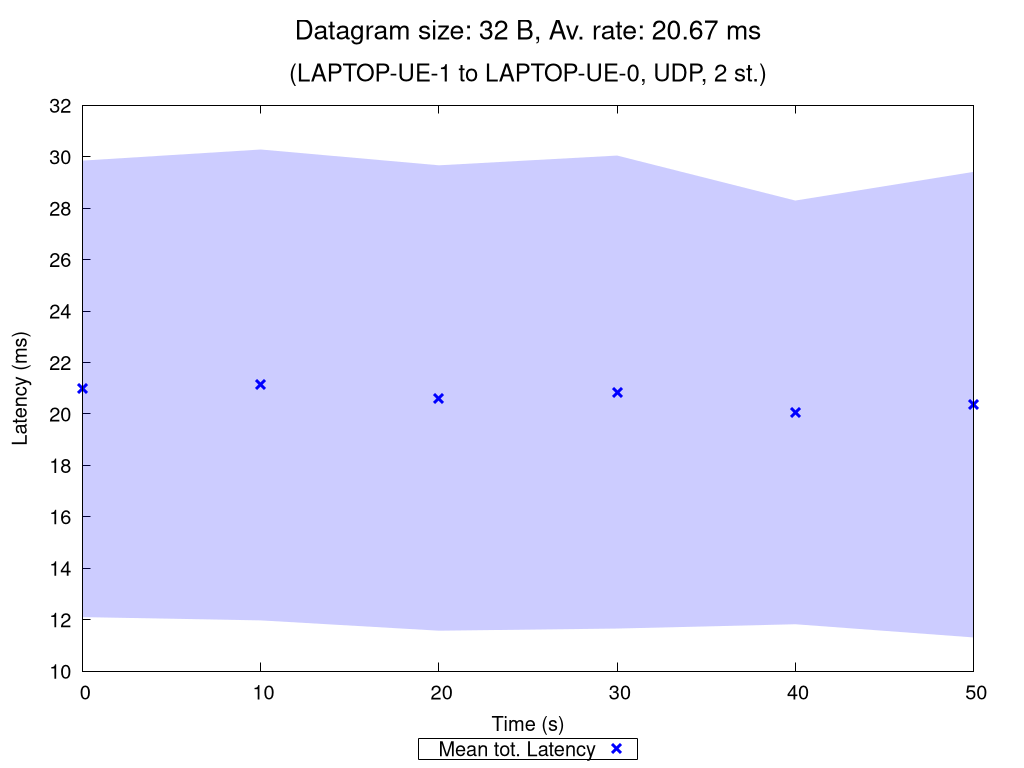

The gnuplot source for this figure:
set terminal pngcairo nocrop enhanced size 1024,768 font "Verdana,15"
set output "UDP_2_st_2020_10_11_15-03-23_two2one_00032B.png"

set title "{/=20 Datagram size: 32 B, Av. rate: 20.67 ms}\n\n{/=18 (LAPTOP-UE-1 to LAPTOP-UE-0, UDP, 2 st.)}"

set xlabel "Time (s)"
set ylabel "Latency (ms)"
set ytics nomirror
set key bmargin center horizontal box samplen 1 width -1
set bmargin 4.6
set rmargin 4.5

rf = 1.0  # rate factor
set style fill transparent solid 0.2 noborder
set autoscale xfix
plot "UDP_2_st_2020_10_11_15-03-23_two2one_00032B_iperf_processed.dat" using 1:($2/rf-$3/rf):($2/rf+$3/rf) with filledcurves lc rgb "blue" notitle, \
     "" using 1:($2/rf) with points pt 2 ps 1.5 lw 3 lc rgb "blue" title "Mean tot. Latency", \
